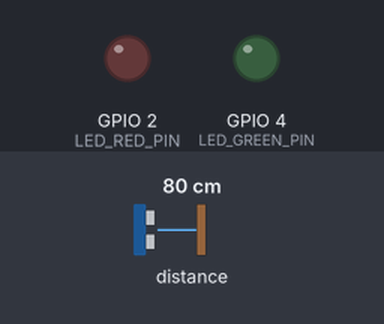
Bench run of a program on a simulated ESP32. Shown: output pins drawn as LEDs (lit = HIGH). Inputs (shaded band) come from the test bench; at power-on: distance to the obstacle 80 cm. WiFi joins after 1.5 s; servers stay silent unless stated; uploads are accepted with an empty reply; what the program prints to the serial monitor is not drawn.

Above: at 9.0 s.
9.1 s: distance to the obstacle set to 195 cm
18.3 s: distance to the obstacle set to 206 cm
At 20.3 s:
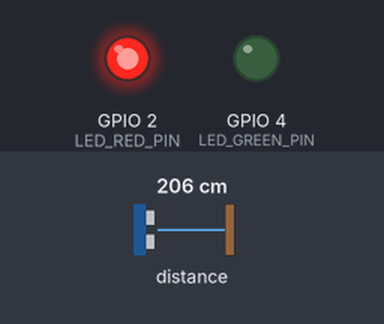
32.3 s: distance to the obstacle set to 2 cm
At 40.65 s:
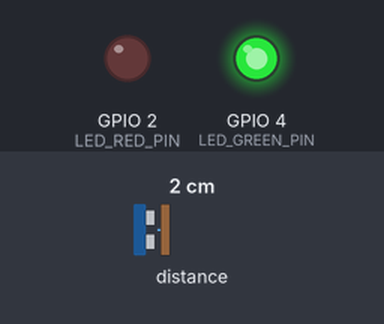
Timing chart, 0 to 42.7 s (numbered marks = the images above; inputs shaded):
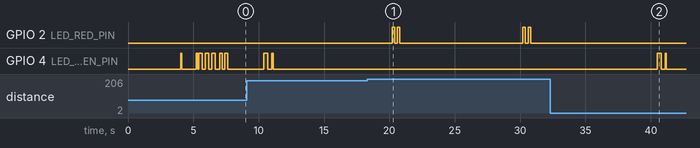

Measured:
- the behaviour switches between 200 and 201 cm on distance to the obstacle (found by bisection; images 0 and 1)
- after the input at 18.3 s, GPIO 2 (LED_RED_PIN): LOW → HIGH after 1.9 s, → LOW 0.20 s later, → HIGH 0.20 s later, → LOW 0.20 s later, … (8 changes in this stretch); GPIO 4 (LED_GREEN_PIN): stops changing and stays LOW
- after the input at 32.3 s, GPIO 2 (LED_RED_PIN): stops changing and stays LOW; GPIO 4 (LED_GREEN_PIN): LOW → HIGH after 8.2 s, → LOW 0.30 s later, → HIGH 0.30 s later, → LOW 0.10 s later

The program:

main.cpp
```cpp
#include <WiFi.h>
#include <HTTPClient.h>
#include <WiFiClientSecure.h>
#include <Wire.h>
#include <VL53L0X.h>

// -- NETWORK AND SERVER CONFIGURATIONS -- //
#define WIFI_SSID       "MAMBEE"
#define WIFI_PASSWORD   "****YOUR_WIFI_PASSWORD****"
#define SERVER_URL      "https://****YOUR_SERVER_URL****/silo/reading"
#define SILO_ID         "****YOUR_SILO_ID****"

// -- Hardware Definitions -- //
#define I2C_SDA_PIN     21
#define I2C_SCL_PIN     22
#define LED_GREEN_PIN   4
#define LED_RED_PIN     2

// -- Root Certificate for HTTPS -- //
const char* rootCACertificate = \
"-----BEGIN CERTIFICATE-----\n" \
"-----END CERTIFICATE-----\n";

// -- Sensor Instance -- //
VL53L0X distanceSensor;

// -- LED Configuration -- //
void blink_led(uint8_t led_pin, int times, int delay_ms) {
    for (int i = 0; i < times; i++) {
        digitalWrite(led_pin, HIGH);
        delay(delay_ms);
        digitalWrite(led_pin, LOW);
        delay(delay_ms);
    }
}

void setup_leds() {
    pinMode(LED_GREEN_PIN, OUTPUT);
    pinMode(LED_RED_PIN, OUTPUT);
    digitalWrite(LED_GREEN_PIN, LOW);
    digitalWrite(LED_RED_PIN, LOW);
}

// -- Initialize VL53L0X Sensor with Library -- //
bool init_distance_sensor() {
    Serial.println("Iniciando sensor VL53L0X com biblioteca...");

    // Configure sensor timeout
    distanceSensor.setTimeout(500);

    // Initialize sensor
    if (!distanceSensor.init()) {
        Serial.println("❌ Falha ao inicializar o sensor VL53L0X!");
        return false;
    }

    // Optional: Configure for long range
    // distanceSensor.setSignalRateLimit(0.1);
    // distanceSensor.setVcselPulsePeriod(VL53L0X::VcselPeriodPreRange, 18);
    // distanceSensor.setVcselPulsePeriod(VL53L0X::VcselPeriodFinalRange, 14);

    // Start continuous measurements
    distanceSensor.startContinuous();

    Serial.println("✅ Sensor VL53L0X inicializado com sucesso");
    return true;
}

// -- Function to send distance data via HTTPS POST -- //
void post_distance_to_server(int distance_mm) {
    if (WiFi.status() != WL_CONNECTED) {
        Serial.println("Erro: Wi-Fi desconectado");
        blink_led(LED_RED_PIN, 2, 200);
        return;
    }

    WiFiClientSecure *client = new WiFiClientSecure;
    HTTPClient https;

    // Configure SSL client
    // client->setCACert(rootCACertificate);
    // For testing with self-signed certificates, use:
    client->setInsecure(); // ⚠️ Remove this in production!

    // Create JSON payload - CORRIGIDO: silo_id e level_value estavam trocados
    String jsonPayload = "{\"silo_id\":\"" + String(SILO_ID) + "\"," +
                         "\"level_value\":" + String(distance_mm) + "}";

    Serial.println("Enviando POST para: " + String(SERVER_URL));
    Serial.println("Payload: " + jsonPayload);

    // Start HTTPS connection
    if (https.begin(*client, SERVER_URL)) {
        https.addHeader("Content-Type", "application/json");
        https.addHeader("Connection", "close");

        // Send POST request
        int httpResponseCode = https.POST(jsonPayload);

        // Check response
        if (httpResponseCode > 0) {
            Serial.print("Resposta HTTP: ");
            Serial.println(httpResponseCode);

            String response = https.getString();
            Serial.print("Resposta do servidor: ");
            Serial.println(response);

            if (httpResponseCode == 200) {
                blink_led(LED_GREEN_PIN, 1, 300); // Success indicator
            } else {
                blink_led(LED_RED_PIN, 1, 300); // Warning indicator
            }
        } else {
            Serial.print("Erro na requisição: ");
            Serial.println(https.errorToString(httpResponseCode));
            blink_led(LED_RED_PIN, 2, 200); // Error indicator
        }

        https.end();
    } else {
        Serial.println("Erro ao inici conexão HTTPS");
        blink_led(LED_RED_PIN, 3, 150);
    }

    delete client;
}

// -- Wi-Fi Connection -- //
bool connect_wifi() {
    Serial.println("Conectando ao Wi-Fi '" + String(WIFI_SSID) + "'...");

    WiFi.begin(WIFI_SSID, WIFI_PASSWORD);

    int attempts = 0;
    while (WiFi.status() != WL_CONNECTED && attempts < 20) {
        delay(1000);
        Serial.print(".");
        attempts++;
        blink_led(LED_GREEN_PIN, 1, 100); // Blink during connection attempt
    }

    if (WiFi.status() == WL_CONNECTED) {
        Serial.println("\nConectado com sucesso!");
        Serial.print("IP do ESP32: ");
        Serial.println(WiFi.localIP());
        blink_led(LED_GREEN_PIN, 3, 250);
        return true;
    } else {
        Serial.println("\nFalha ao conectar ao Wi-Fi");
        blink_led(LED_RED_PIN, 5, 200);
        return false;
    }
}

// -- Read distance from sensor with error handling -- //
int read_sensor_distance() {
    uint16_t distance = distanceSensor.readRangeContinuousMillimeters();

    if (distanceSensor.timeoutOccurred()) {
        Serial.println("⚠️  Timeout na leitura do sensor");
        return -1; // Error code for timeout
    }

    if (distance >= 8190) {
        Serial.println("⚠️  Sensor fora do alcance máximo");
        return -2; // Error code for out of range
    }

    return distance;
}

void setup() {
    Serial.begin(9600);
    delay(3000); // Wait for serial monitor

    Serial.println("Iniciando sistema de monitoramento do silo...");

    // Initialize LEDs
    setup_leds();

    // Initialize I2C for sensor
    Wire.begin(I2C_SDA_PIN, I2C_SCL_PIN);
    Wire.setClock(400000); // 400kHz

    // Connect to Wi-Fi
    if (!connect_wifi()) {
        Serial.println("Sistema parado devido à falha de conexão Wi-Fi");
        while(1) {
            blink_led(LED_RED_PIN, 3, 500); // Continuous error indication
            delay(2000);
        }
    }

    // Initialize distance sensor with library
    Serial.println("Iniciando sensor VL53L0X...");
    if (init_distance_sensor()) {
        Serial.println("Sensor VL53L0X inicializado com sucesso");
        blink_led(LED_GREEN_PIN, 2, 200);
    } else {
        Serial.println("Falha ao inicializar o sensor VL53L0X");
        blink_led(LED_RED_PIN, 4, 200);
        // Continue anyway for testing? Or halt system?
        // while(1) { delay(1000); } // Uncomment to halt on sensor failure
    }

    Serial.println("\nSistema pronto para operação");
    Serial.println("=== Iniciando loop principal ===");
}

void loop() {
    static unsigned long lastReading = 0;
    const unsigned long readingInterval = 10000; // 10 seconds

    // Check Wi-Fi connection
    if (WiFi.status() != WL_CONNECTED) {
        Serial.println("Wi-Fi desconectado - tentando reconectar...");
        if (!connect_wifi()) {
            delay(5000);
            return;
        }
    }

    // Read sensor every 10 seconds
    if (millis() - lastReading >= readingInterval) {
        lastReading = millis();

        int distance = read_sensor_distance();

        // Process and send reading
        if (distance > 0 && distance < 8190) {
            Serial.println("{\"origem\": \"" + String(SILO_ID) + "\", \"distancia\": " +
                          String(distance) + ", \"status\": \"ok\"}");

            post_distance_to_server(distance);
            blink_led(LED_GREEN_PIN, 1, 100); // Quick success blink
        } else {
            // Handle different error cases
            String errorMsg = "{\"origem\": \"" + String(SILO_ID) + "\", \"distancia\": ";
            if (distance == -1) {
                errorMsg += "null, \"status\": \"timeout\"}";
            } else if (distance == -2) {
                errorMsg += "null, \"status\": \"out_of_range\"}";
            } else {
                errorMsg += String(distance) + ", \"status\": \"erro\"}";
            }
            Serial.println(errorMsg);

            blink_led(LED_RED_PIN, 2, 200); // Error indication

            // Optional: Try to reinitialize sensor on persistent errors
            static int errorCount = 0;
            errorCount++;
            if (errorCount >= 3) {
                Serial.println("Muitos erros consecutivos - tentando reinicializar sensor...");
                init_distance_sensor();
                errorCount = 0;
            }
        }

        Serial.println("--- Próxima leitura em 10 segundos ---");
    }

    // Small delay to prevent watchdog issues, but allow sensor continuous mode to work
    delay(100);
}
```
